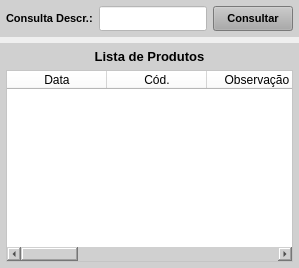
        <widget class="QWidget" name="widget_5" native="true">
         <property name="styleSheet">
          <string notr="true"/>
         </property>
         <layout class="QVBoxLayout" name="verticalLayout_5">
          <property name="leftMargin">
           <number>0</number>
          </property>
          <property name="topMargin">
           <number>0</number>
          </property>
          <property name="rightMargin">
           <number>0</number>
          </property>
          <property name="bottomMargin">
           <number>0</number>
          </property>
          <item>
           <widget class="QWidget" name="widget_12" native="true">
            <property name="maximumSize">
             <size>
              <width>16777215</width>
              <height>40</height>
             </size>
            </property>
            <property name="sizeIncrement">
             <size>
              <width>0</width>
              <height>45</height>
             </size>
            </property>
            <property name="styleSheet">
             <string notr="true">background-color: rgb(208, 208, 208);</string>
            </property>
            <layout class="QHBoxLayout" name="horizontalLayout_7">
             <property name="leftMargin">
              <number>6</number>
             </property>
             <property name="topMargin">
              <number>6</number>
             </property>
             <property name="rightMargin">
              <number>6</number>
             </property>
             <property name="bottomMargin">
              <number>6</number>
             </property>
             <item>
              <widget class="QLabel" name="label_6">
               <property name="minimumSize">
                <size>
                 <width>0</width>
                 <height>0</height>
                </size>
               </property>
               <property name="maximumSize">
                <size>
                 <width>95</width>
                 <height>16777215</height>
                </size>
               </property>
               <property name="font">
                <font>
                 <pointsize>8</pointsize>
                 <weight>75</weight>
                 <bold>true</bold>
                </font>
               </property>
               <property name="text">
                <string>Consulta Descr.:</string>
               </property>
               <property name="alignment">
                <set>Qt::AlignLeading|Qt::AlignLeft|Qt::AlignVCenter</set>
               </property>
              </widget>
             </item>
             <item>
              <widget class="QLineEdit" name="line_Consulta">
               <property name="sizePolicy">
                <sizepolicy hsizetype="Preferred" vsizetype="Preferred">
                 <horstretch>0</horstretch>
                 <verstretch>0</verstretch>
                </sizepolicy>
               </property>
               <property name="minimumSize">
                <size>
                 <width>0</width>
                 <height>25</height>
                </size>
               </property>
               <property name="maximumSize">
                <size>
                 <width>16777215</width>
                 <height>25</height>
                </size>
               </property>
               <property name="font">
                <font>
                 <pointsize>8</pointsize>
                </font>
               </property>
               <property name="styleSheet">
                <string notr="true">background-color: rgb(255, 255, 255);</string>
               </property>
               <property name="alignment">
                <set>Qt::AlignLeading|Qt::AlignLeft|Qt::AlignVCenter</set>
               </property>
              </widget>
             </item>
             <item>
              <widget class="QPushButton" name="btn_Consulta">
               <property name="sizePolicy">
                <sizepolicy hsizetype="Preferred" vsizetype="Preferred">
                 <horstretch>0</horstretch>
                 <verstretch>0</verstretch>
                </sizepolicy>
               </property>
               <property name="minimumSize">
                <size>
                 <width>80</width>
                 <height>0</height>
                </size>
               </property>
               <property name="maximumSize">
                <size>
                 <width>80</width>
                 <height>16777215</height>
                </size>
               </property>
               <property name="font">
                <font>
                 <pointsize>8</pointsize>
                 <weight>75</weight>
                 <bold>true</bold>
                </font>
               </property>
               <property name="cursor">
                <cursorShape>PointingHandCursor</cursorShape>
               </property>
               <property name="layoutDirection">
                <enum>Qt::LeftToRight</enum>
               </property>
               <property name="autoFillBackground">
                <bool>false</bool>
               </property>
               <property name="styleSheet">
                <string notr="true">background-color: rgb(170, 170, 170);</string>
               </property>
               <property name="text">
                <string>Consultar</string>
               </property>
               <property name="checkable">
                <bool>false</bool>
               </property>
               <property name="autoDefault">
                <bool>false</bool>
               </property>
               <property name="default">
                <bool>false</bool>
               </property>
               <property name="flat">
                <bool>false</bool>
               </property>
              </widget>
             </item>
            </layout>
           </widget>
          </item>
          <item>
           <widget class="QWidget" name="widget_11" native="true">
            <property name="styleSheet">
             <string notr="true">background-color: rgb(208, 208, 208);</string>
            </property>
            <layout class="QVBoxLayout" name="verticalLayout_4">
             <property name="leftMargin">
              <number>6</number>
             </property>
             <property name="topMargin">
              <number>6</number>
             </property>
             <property name="rightMargin">
              <number>6</number>
             </property>
             <property name="bottomMargin">
              <number>6</number>
             </property>
             <item>
              <widget class="QLabel" name="label_Titulo">
               <property name="maximumSize">
                <size>
                 <width>16777215</width>
                 <height>18</height>
                </size>
               </property>
               <property name="font">
                <font>
                 <pointsize>10</pointsize>
                 <weight>75</weight>
                 <bold>true</bold>
                </font>
               </property>
               <property name="text">
                <string>Lista de Produtos</string>
               </property>
               <property name="alignment">
                <set>Qt::AlignCenter</set>
               </property>
              </widget>
             </item>
             <item>
              <widget class="QTableWidget" name="table_Produto">
               <property name="sizePolicy">
                <sizepolicy hsizetype="Preferred" vsizetype="Preferred">
                 <horstretch>0</horstretch>
                 <verstretch>0</verstretch>
                </sizepolicy>
               </property>
               <property name="font">
                <font>
                 <pointsize>8</pointsize>
                </font>
               </property>
               <property name="styleSheet">
                <string notr="true">background-color: rgb(255, 255, 255);</string>
               </property>
               <column>
                <property name="text">
                 <string>Data</string>
                </property>
               </column>
               <column>
                <property name="text">
                 <string>Cód.</string>
                </property>
               </column>
               <column>
                <property name="text">
                 <string>Observação</string>
                </property>
               </column>
               <column>
                <property name="text">
                 <string>Descrição</string>
                </property>
               </column>
               <column>
                <property name="text">
                 <string>D. Compl.</string>
                </property>
               </column>
               <column>
                <property name="text">
                 <string>Referência</string>
                </property>
               </column>
               <column>
                <property name="text">
                 <string>Um</string>
                </property>
               </column>
               <column>
                <property name="text">
                 <string>NCM</string>
                </property>
               </column>
               <column>
                <property name="text">
                 <string>Fornecedor</string>
                </property>
               </column>
              </widget>
             </item>
            </layout>
           </widget>
          </item>
         </layout>
        </widget>
